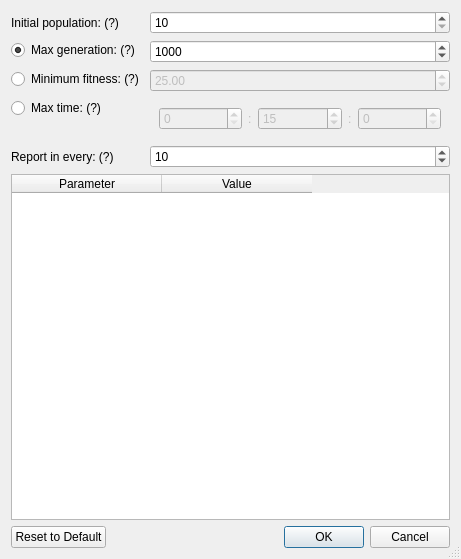
<?xml version="1.0" encoding="UTF-8"?>
<ui version="4.0">
 <class>Dialog</class>
 <widget class="QDialog" name="Dialog">
  <property name="geometry">
   <rect>
    <x>0</x>
    <y>0</y>
    <width>461</width>
    <height>559</height>
   </rect>
  </property>
  <property name="windowIcon">
   <iconset>
    <normaloff>icons:synthesis.png</normaloff>icons:synthesis.png</iconset>
  </property>
  <property name="sizeGripEnabled">
   <bool>true</bool>
  </property>
  <property name="modal">
   <bool>true</bool>
  </property>
  <layout class="QVBoxLayout" name="verticalLayout">
   <item>
    <layout class="QFormLayout" name="formLayout">
     <item row="2" column="0">
      <widget class="QRadioButton" name="max_gen_option">
       <property name="toolTip">
        <string>&lt;html&gt;&lt;head/&gt;&lt;body&gt;&lt;p&gt;This parameter determines the generations of evolution.&lt;/p&gt;&lt;p&gt;If the value set to 0, algorithm will stop only when you clicked the interrupt button.&lt;/p&gt;&lt;/body&gt;&lt;/html&gt;</string>
       </property>
       <property name="text">
        <string>Max generation: (?)</string>
       </property>
       <property name="checked">
        <bool>true</bool>
       </property>
      </widget>
     </item>
     <item row="2" column="1">
      <widget class="QSpinBox" name="max_gen">
       <property name="minimum">
        <number>0</number>
       </property>
       <property name="maximum">
        <number>5000</number>
       </property>
       <property name="singleStep">
        <number>100</number>
       </property>
       <property name="value">
        <number>1000</number>
       </property>
      </widget>
     </item>
     <item row="3" column="0">
      <widget class="QRadioButton" name="min_fit_option">
       <property name="toolTip">
        <string>&lt;html&gt;&lt;head/&gt;&lt;body&gt;&lt;p&gt;This parameter determines the last fitness of evolution.&lt;/p&gt;&lt;p&gt;If the value set to 0, algorithm will stop only when you clicked the interrupt button.&lt;/p&gt;&lt;/body&gt;&lt;/html&gt;</string>
       </property>
       <property name="text">
        <string>Minimum fitness: (?)</string>
       </property>
      </widget>
     </item>
     <item row="3" column="1">
      <widget class="QDoubleSpinBox" name="min_fit">
       <property name="enabled">
        <bool>false</bool>
       </property>
       <property name="maximum">
        <double>2000.000000000000000</double>
       </property>
       <property name="value">
        <double>25.000000000000000</double>
       </property>
      </widget>
     </item>
     <item row="5" column="0">
      <widget class="QLabel" name="report_label">
       <property name="toolTip">
        <string>&lt;html&gt;&lt;head/&gt;&lt;body&gt;&lt;p&gt;If the value set to 0, algorithm will report in every 10 generations.&lt;/p&gt;&lt;/body&gt;&lt;/html&gt;</string>
       </property>
       <property name="text">
        <string>Report in every: (?)</string>
       </property>
      </widget>
     </item>
     <item row="5" column="1">
      <widget class="QSpinBox" name="report">
       <property name="value">
        <number>10</number>
       </property>
      </widget>
     </item>
     <item row="4" column="0">
      <widget class="QRadioButton" name="max_time_option">
       <property name="toolTip">
        <string>&lt;html&gt;&lt;head/&gt;&lt;body&gt;&lt;p&gt;This parameter determines the times of evolution.&lt;/p&gt;&lt;p&gt;If the value set to 0, algorithm will stop only when you clicked the interrupt button.&lt;/p&gt;&lt;/body&gt;&lt;/html&gt;</string>
       </property>
       <property name="text">
        <string>Max time: (?)</string>
       </property>
      </widget>
     </item>
     <item row="4" column="1">
      <widget class="QWidget" name="max_time" native="true">
       <property name="enabled">
        <bool>false</bool>
       </property>
       <layout class="QHBoxLayout" name="horizontalLayout_2">
        <item>
         <widget class="QSpinBox" name="max_time_h"/>
        </item>
        <item>
         <widget class="QLabel" name="label_2">
          <property name="sizePolicy">
           <sizepolicy hsizetype="Fixed" vsizetype="Preferred">
            <horstretch>0</horstretch>
            <verstretch>0</verstretch>
           </sizepolicy>
          </property>
          <property name="text">
           <string>:</string>
          </property>
         </widget>
        </item>
        <item>
         <widget class="QSpinBox" name="max_time_m">
          <property name="maximum">
           <number>59</number>
          </property>
          <property name="value">
           <number>15</number>
          </property>
         </widget>
        </item>
        <item>
         <widget class="QLabel" name="label_3">
          <property name="sizePolicy">
           <sizepolicy hsizetype="Fixed" vsizetype="Preferred">
            <horstretch>0</horstretch>
            <verstretch>0</verstretch>
           </sizepolicy>
          </property>
          <property name="text">
           <string>:</string>
          </property>
         </widget>
        </item>
        <item>
         <widget class="QSpinBox" name="max_time_s">
          <property name="maximum">
           <number>59</number>
          </property>
          <property name="singleStep">
           <number>10</number>
          </property>
         </widget>
        </item>
       </layout>
      </widget>
     </item>
     <item row="1" column="0">
      <widget class="QLabel" name="label">
       <property name="toolTip">
        <string>&lt;html&gt;&lt;head/&gt;&lt;body&gt;&lt;p&gt;The greater the number will make possibilities more available, but will result in longer selection times.&lt;/p&gt;&lt;/body&gt;&lt;/html&gt;</string>
       </property>
       <property name="text">
        <string>Initial population: (?)</string>
       </property>
      </widget>
     </item>
     <item row="1" column="1">
      <widget class="QSpinBox" name="pop_size">
       <property name="minimum">
        <number>10</number>
       </property>
       <property name="maximum">
        <number>10000</number>
       </property>
       <property name="singleStep">
        <number>10</number>
       </property>
      </widget>
     </item>
    </layout>
   </item>
   <item>
    <widget class="QSplitter" name="splitter">
     <property name="sizePolicy">
      <sizepolicy hsizetype="Preferred" vsizetype="Expanding">
       <horstretch>0</horstretch>
       <verstretch>0</verstretch>
      </sizepolicy>
     </property>
     <property name="orientation">
      <enum>Qt::Horizontal</enum>
     </property>
     <widget class="QTableWidget" name="alg_table">
      <attribute name="horizontalHeaderMinimumSectionSize">
       <number>150</number>
      </attribute>
      <attribute name="horizontalHeaderDefaultSectionSize">
       <number>150</number>
      </attribute>
      <column>
       <property name="text">
        <string>Parameter</string>
       </property>
      </column>
      <column>
       <property name="text">
        <string>Value</string>
       </property>
      </column>
     </widget>
    </widget>
   </item>
   <item>
    <layout class="QHBoxLayout" name="horizontalLayout">
     <item>
      <widget class="QPushButton" name="reset_button">
       <property name="text">
        <string>Reset to Default</string>
       </property>
      </widget>
     </item>
     <item>
      <spacer name="horizontalSpacer">
       <property name="orientation">
        <enum>Qt::Horizontal</enum>
       </property>
       <property name="sizeHint" stdset="0">
        <size>
         <width>40</width>
         <height>20</height>
        </size>
       </property>
      </spacer>
     </item>
     <item>
      <widget class="QDialogButtonBox" name="button_box">
       <property name="orientation">
        <enum>Qt::Horizontal</enum>
       </property>
       <property name="standardButtons">
        <set>QDialogButtonBox::Cancel|QDialogButtonBox::Ok</set>
       </property>
      </widget>
     </item>
    </layout>
   </item>
  </layout>
 </widget>
 <connections>
  <connection>
   <sender>button_box</sender>
   <signal>accepted()</signal>
   <receiver>Dialog</receiver>
   <slot>accept()</slot>
   <hints>
    <hint type="sourcelabel">
     <x>248</x>
     <y>254</y>
    </hint>
    <hint type="destinationlabel">
     <x>157</x>
     <y>274</y>
    </hint>
   </hints>
  </connection>
  <connection>
   <sender>button_box</sender>
   <signal>rejected()</signal>
   <receiver>Dialog</receiver>
   <slot>reject()</slot>
   <hints>
    <hint type="sourcelabel">
     <x>316</x>
     <y>260</y>
    </hint>
    <hint type="destinationlabel">
     <x>286</x>
     <y>274</y>
    </hint>
   </hints>
  </connection>
  <connection>
   <sender>max_gen_option</sender>
   <signal>toggled(bool)</signal>
   <receiver>max_gen</receiver>
   <slot>setEnabled(bool)</slot>
   <hints>
    <hint type="sourcelabel">
     <x>103</x>
     <y>77</y>
    </hint>
    <hint type="destinationlabel">
     <x>348</x>
     <y>78</y>
    </hint>
   </hints>
  </connection>
  <connection>
   <sender>min_fit_option</sender>
   <signal>toggled(bool)</signal>
   <receiver>min_fit</receiver>
   <slot>setEnabled(bool)</slot>
   <hints>
    <hint type="sourcelabel">
     <x>130</x>
     <y>117</y>
    </hint>
    <hint type="destinationlabel">
     <x>348</x>
     <y>118</y>
    </hint>
   </hints>
  </connection>
  <connection>
   <sender>max_time_option</sender>
   <signal>toggled(bool)</signal>
   <receiver>max_time</receiver>
   <slot>setEnabled(bool)</slot>
   <hints>
    <hint type="sourcelabel">
     <x>80</x>
     <y>157</y>
    </hint>
    <hint type="destinationlabel">
     <x>348</x>
     <y>159</y>
    </hint>
   </hints>
  </connection>
 </connections>
</ui>
